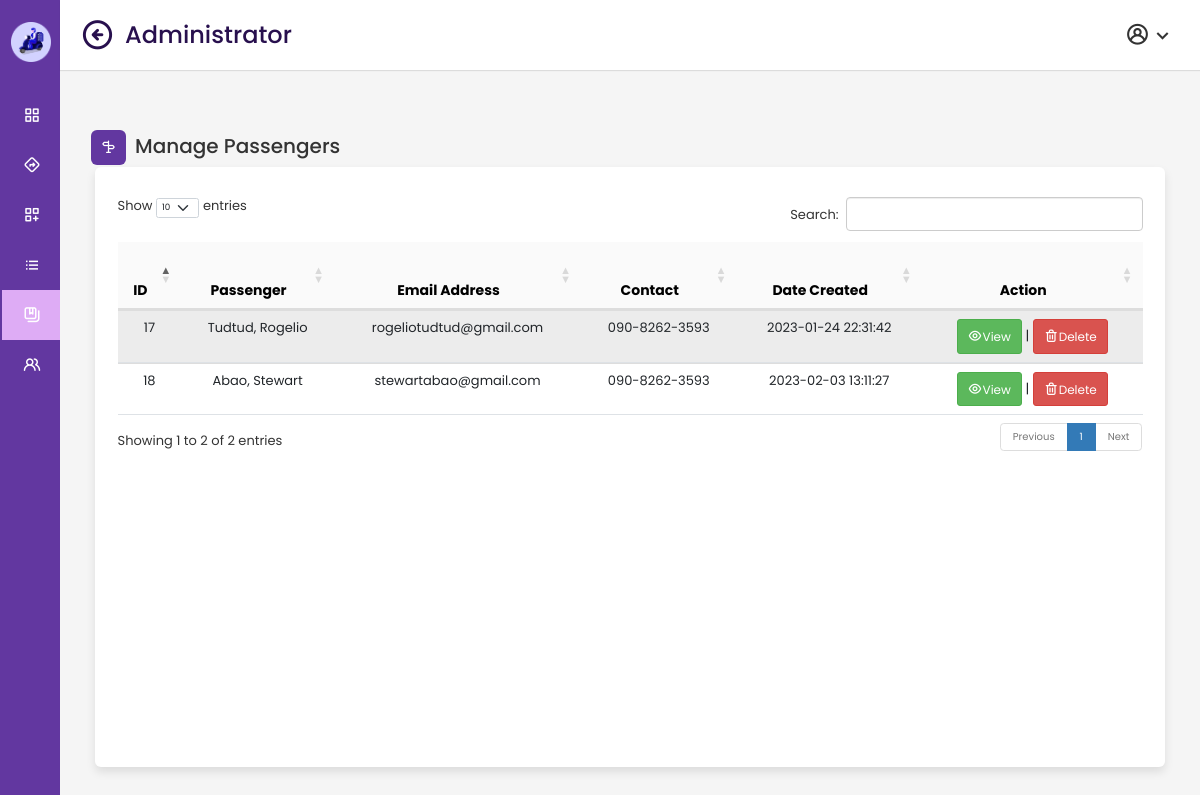
Screenshot of /admin/passenger.php with the database file from the repository.
### tables this page shows
CREATE TABLE `user` (
  `userid` int(11) NOT NULL,
  `ufullname` varchar(255) NOT NULL,
  `ubirthdate` date NOT NULL,
  `uage` int(11) NOT NULL,
  `uaddress` varchar(255) NOT NULL,
  `ugender` varchar(255) NOT NULL,
  `unumber` varchar(255) NOT NULL,
  `uidtype` varchar(255) NOT NULL,
  `uimg` varchar(255) NOT NULL,
  `uusertype` enum('passenger','driver','','') NOT NULL,
  `ddate` datetime NOT NULL DEFAULT current_timestamp(),
  `uemail` varchar(255) NOT NULL,
  `upass` varchar(255) NOT NULL,
  `uconpass` varchar(255) NOT NULL
);

### admin/passenger.php (the view, shortened to what this page needs)
<?php
	include 'dbconnect.php';
?>
<!DOCTYPE html>
<html lang="en" dir="ltr">
  <head>
    <link rel="stylesheet" href="adminstyles.css">
    <link href='https://unpkg.com/boxicons@2.0.7/css/boxicons.min.css' rel='stylesheet'>
    <link rel="stylesheet" href="https://unicons.iconscout.com/release/v4.0.0/css/line.css">
     <link href="https://cdnjs.cloudflare.com/ajax/libs/twitter-bootstrap/5.2.0/css/bootstrap.min.css" rel="stylesheet">
    <link href="https://cdn.datatables.net/1.13.1/css/dataTables.bootstrap5.min.css" rel="stylesheet">
    <link rel="stylesheet" type="text/css" href="bootstrap/css/bootstrap.min.css">
   </head>
<body>
  <div class="sidebar">
    <div class="logo-details">
    <div class="logo"><img src="images/logoicon.png"></div>
      <span class="logo_name"> HITCH</span>
    </div>
      <ul class="nav-links" style="margin-left: 12px;">
        <li>
          <a href="index.php">
            <i class='bx bx-grid-alt' ></i>
            <span class="links_name">Dashboard</span>
          </a>
        </li>
        <li>
          <a href="route.php">
          <i class="uil uil-directions"></i>
            <span class="links_name">Route</span>
          </a>
        </li>
        <li>
          <a href="habalhabal.php">
          <i class="uil uil-create-dashboard"></i>
            <span class="links_name">Habal-Habals</span>
          </a>
        </li>
        <li>
          <a href="driver.php">
            <i class='bx bx-list-ul' ></i>
            <span class="links_name">Drivers</span>
          </a>
        </li>
        <li>
          <a href="passenger.php" class="active">
          <i class="uil uil-notebooks"></i>
            <span class="links_name">Passengers</span>
          </a>
        </li>
        <li>
          <a href="bookings.php">
          <i class="uil uil-users-alt"></i>
            <span class="links_name">Bookings</span>
          </a>
        </li>
      </ul>
  </div>
  <section class="home-section">
    <nav>
      <div class="sidebar-button">
        <i class='il uil-arrow-circle-left sidebarBtn'></i>
        <span class="dashboard">Administrator</span>
      </div>
      <div class="profile-details">
        <i class="uil uil-user-circle"></i>
        <i class="bx bx-chevron-down" onclick="toggleMenu()"></i>
      </div>
    </nav>
    <div class="home-content">
 <div class="overview-boxes">
   <div class="con">
           <i class="uil uil-sign-alt"></i>
           <h3>Manage Passengers</h3>
           </div>
            <div class="containers py-5" style="width:1300px; height:600px; font-size: 13px; overflow-y: scroll; overflow-x:scroll; max-height:100vh">
            <div class="row">
          <table id="example" class="table table-striped" style="width:100%">
          <thead style="color: black">
            <tr>
              <th scope="col "  style="text-align: center"><b>ID</b></th>
              <th scope="col " style="text-align: center"><b>Passenger</b></th>
              <th scope="col " style="text-align: center"><b>Email Address</b></th>
              <th scope="col" style="text-align: center"><b>Contact</b></th>
              <th scope="col" style="text-align: center"><b>Date Created</b></th>
              <th scope="col" style="text-align: center"><b>Action</b></th>
            </tr>
          </thead>
							<tbody>
                <?php
                $sql = "SELECT * FROM user";
                $query=$conn->query($sql);
                while($row=$query->fetch_assoc())
                    {
                    echo "<tr style='text-align: center'>
                        <td>".$row['userid']."</td>
                        <td>".$row['ufullname']."</td>
                        <td>".$row['uemail']."</td>
                        <td>".$row['unumber']."</td>
                        <td>".$row['ddate']."</td>
                        <td>
                        <a href='#view".$row['userid']."' class='btn btn-success btn-sm b' data-toggle='modal'><i class='uil uil-eye ii' style='color:white; font-size:15px; text-align: center'></i>View</a> |
                        <a href='#deletepassenger".$row['userid']."' class='btn btn-danger btn-sm b' data-toggle='modal'><i class='uil uil-trash-alt' style='color:white; font-size:15px; text-align: center'></i>Delete</a>
                        </td>
                      </tr>";
                        }
                      ?>
							</tbody>
					  </table>
				  </div>
          </div>
    </div>
  </section>
</body>
</html>

### admin/adminstyles.css (style rules this page uses)
* { margin: 0; padding: 0; box-sizing: border-box; font-family: 'Poppins', sans-serif; }
.sidebar { position: fixed; height: 100%; width: 240px; background: #6237A0; transition: all 0.5s ease; }
.sidebar .logo-details { height: 80px; display: flex; align-items: center; }
.sidebar .logo-details .logo img { width: 40px; height: 40px; position:fixed; margin-left: 11px; margin-top: -18px; text-align: center; }
.sidebar .logo-details .logo_name { color: #fff; font-size: 35px; font-weight: 650; text-align: center; position: fixed; margin-left: 70px; }
.sidebar .nav-links { margin-top: 10px; }
.sidebar .nav-links li { position: relative; list-style: none; height: 50px; left:-30px; }
.sidebar .nav-links li a { height: 100%; width: 100%; display: flex; align-items: center; text-decoration: none; transition: all 0.4s ease; }
.sidebar .nav-links li a.active { background: #DEACF5; color: #28104E; width: 500px; }
.sidebar .nav-links li i { min-width: 60px; text-align: center; font-size: 18px; color: #fff; }
.sidebar .nav-links li a .links_name { color: #fff; font-size: 15px; font-weight: 400; white-space: nowrap; }
.home-section { position: relative; background: #f5f5f5; min-height: 100vh; width: calc(100% - 240px); left: 240px; transition: all 0.5s ease; }
.home-section nav { display: flex; justify-content: space-between; height: 70px; background: #fff; display: flex; align-items: center; position: fixed; width: calc(100% - 240px); left: 240px; z-index: 100; padding: 0 20px; box-shadow: 0 1px 1px rgba(0, 0, 0, 0.1); transition: all 0.5s ease; }
.home-section nav .sidebar-button { display: flex; align-items: center; font-size: 24px; font-weight: 500; color: #28104E; }
nav .sidebar-button i { font-size: 35px; margin-right: 10px; }
.home-section nav .profile-details { display: flex; align-items: center; border-radius: 6px; height: 50px; min-width: 80px; padding: 0 2px 0 25px; }
nav .profile-details i { font-size: 25px; color: #333; cursor: pointer; }
.home-section .home-content { position: relative; padding-top: 104px; }
.home-content .overview-boxes { display: flex; align-items: left; justify-content: space-between; flex-wrap: wrap; padding: 0 20px; margin-bottom: 26px; }
.con { margin-left: 10px; padding-right: 50%; }
.con i { position: relative; margin-top: 26px; margin-left: 1px; height: 35px; width: 35px; background-color: #6237A0; border-radius: 6px; color: #fff; display: flex; align-items: center; justify-content: center; font-size: 15px; }
.con h3 { font-size: 20px; width: 300px; font-weight: 500; color: var(--text-color); margin-left: 45px; margin-top: -30px; }
@media (max-width: 1240px) { .sidebar { width: 60px; } }
@media (max-width: 1240px) { .home-section { width: calc(100% - 60px); left: 60px; } }
@media (max-width: 1240px) { .home-section nav { width: calc(100% - 60px); left: 60px; } }
td { padding: 10px 15px; text-align: center; font-family: 'Poppins', Sans-serif; font-size: 13px; padding-left: 10px; }
td .ii { font-size: 15px; color: #6237A0; font-weight: 1000px; text-align: center; }
thead th { background-color: #6237A0; color: black; font-family: 'Poppins', Sans-serif; font-weight: 150; height: 50px; text-align: center; align-items: center; font-size: 14px; font-weight: 1200px; padding-left: 50px; }
tr { width: 100%; background-color: #fafafa; }
tr:nth-child(even) { background-color: #dbcaca; }
.containers { position: relative; max-width: 1300px; width: 100%; border-radius: 6px; padding: 30px; margin: 0 15px; background-color: #fff; box-shadow: 0 5px 10px rgba(0,0,0,0.1); }

### rows the page displays
user: userid "17", ufullname "Tudtud, Rogelio", uemail "rogeliotudtud@gmail.com", unumber "090-8262-3593", ddate "2023-01-24 22:31:42"
user: userid "18", ufullname "Abao, Stewart", uemail "stewartabao@gmail.com", unumber "090-8262-3593", ddate "2023-02-03 13:11:27"
